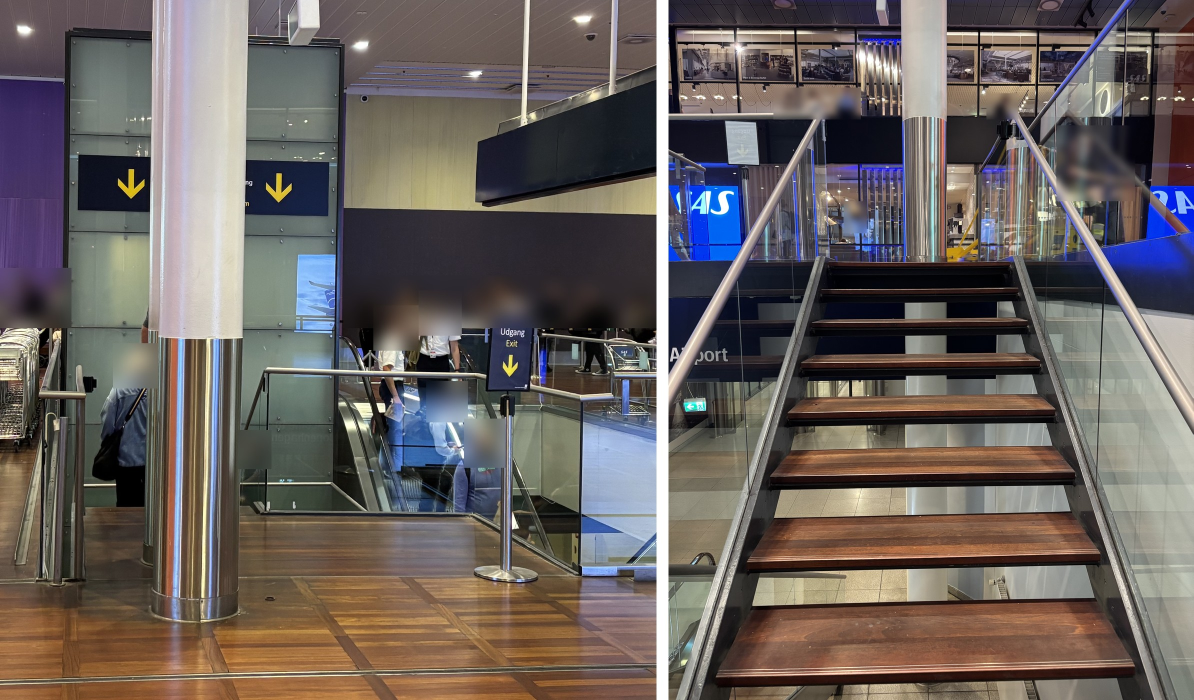
#> input picture photos/stair_column.jpg, 2387 x 1400 px (shown at 1/2 size)
$ python make_figures.py
#> lines starting #> are read from the running program, lines starting #| are printed output that depends on the picture
### src/kopenhagen/geometry.py
"""Plan view of the stair head, reconstructed from photos IMG_3394-3399.

Coordinates in metres. The stair runs along y and rises towards +y; the top
nosing sits at y = 0. The upper floor (landing + gallery) is y in [0, depth];
the gallery extends to the left (-x) of the stair. The right glass balustrade
runs along x = +W/2 from the stair foot past the column and ends at
y = glass_end, where it turns right along the void; above that line the floor
opens to the right. The observed path (user sketch) comes in from the right
through that opening, turns left around the glass end, passes the column on its
wide left side and turns back onto the stair. The left
glass balustrade ends at the top nosing, so its end point (-W/2, 0) is the
inner corner that people turn around when they come from the gallery.

All dimensions are estimates from photos (tread depth ~0.3 m as scale).
"""

from __future__ import annotations

from dataclasses import dataclass, replace

from shapely import LineString, Point, Polygon, box
from shapely.ops import unary_union


@dataclass(frozen=True)
class Layout:
    stair_width: float = 2.0  # glass to glass
    stair_length: float = 4.0  # plan length modelled below the nosing
    floor_depth: float = 5.0  # nosing to the far end of the modelled upper floor
    gallery_length: float = 6.0  # gallery left of the stair
    column_diameter: float = 0.5
    column_setback: float = 1.0  # nosing to column centre
    column_offset: float = 0.1  # column centre right of the stair axis
    glass_end: float = 2.6  # right glass ends here and turns right
    right_floor_length: float = 3.5  # floor opening to the right above glass_end
    has_column: bool = True

    def with_(self, **kw) -> Layout:
        return replace(self, **kw)

    @property
    def x_left(self) -> float:
        return -self.stair_width / 2

    @property
    def x_right(self) -> float:
        return self.stair_width / 2

    @property
    def x_gallery_end(self) -> float:
        return self.x_left - self.gallery_length

    @property
    def inner_corner(self) -> tuple[float, float]:
        return (self.x_left, 0.0)


def column(lay: Layout) -> Polygon | None:
    if not lay.has_column:
        return None
    centre = Point(lay.column_offset, lay.column_setback)
    return centre.buffer(lay.column_diameter / 2, quad_segs=16)


def walkable_area(lay: Layout) -> Polygon:
    upper = box(lay.x_gallery_end, 0.0, lay.x_right, lay.floor_depth)
    stair = box(lay.x_left, -lay.stair_length, lay.x_right, 0.0)
    right = box(lay.x_right, lay.glass_end, lay.x_right + lay.right_floor_length, lay.floor_depth)
    area = unary_union([upper, stair, right])
    col = column(lay)
    if col is not None:
        area = area.difference(col)
    return area


def glass(lay: Layout) -> dict[str, LineString]:
    foot = -lay.stair_length
    return {
        "left": LineString([(lay.x_left, foot), lay.inner_corner]),
        "right": LineString([
            (lay.x_right, foot),
            (lay.x_right, lay.glass_end),
            (lay.x_right + lay.right_floor_length, lay.glass_end),
        ]),
    }


def gaps(lay: Layout) -> dict[str, float]:
    """Clear widths around the column (model-independent check)."""
    if not lay.has_column:
        return {}
    r = lay.column_diameter / 2
    cx, cy = lay.column_offset, lay.column_setback
    to_right_glass = lay.x_right - (cx + r)
    to_corner = Point(lay.inner_corner).distance(Point(cx, cy)) - r
    return {
        "column_to_right_glass": to_right_glass,
        "column_to_inner_corner": to_corner,
        "column_to_nosing": cy - r,
    }


# [25 lines left out: functions column_bypass, lane_waypoints, not called in this run]


def far_side_waypoint(lay: Layout) -> tuple[float, float]:
    """Where people going down round the end of the right glass when keeping right."""
    return (lay.x_right + 0.4, min(lay.glass_end + 1.4, lay.floor_depth - 0.4))


# [31 lines left out: functions spawn_zone, exit_zone, not called in this run]


SCENARIOS: dict[str, Layout] = {
    "as built": Layout(),
    "no column": Layout(has_column=False),
    "column set back 2 m": Layout(column_setback=2.0),
    "column against right glass": Layout(column_offset=0.75),
}

### scripts/make_figures.py
"""Make the study figures from results/*.csv.

Usage: .venv/bin/python scripts/make_figures.py
House style without seaborn: whitegrid look, DejaVu Sans, dimgrey text, no spines.
"""

from __future__ import annotations

from pathlib import Path

import matplotlib

matplotlib.use("Agg")
import matplotlib.pyplot as plt
import numpy as np
import pandas as pd
from matplotlib.patches import Circle
from PIL import Image, ImageOps

from kopenhagen.geometry import SCENARIOS, Layout, column, gaps, glass, walkable_area

ROOT = Path(__file__).resolve().parent.parent
RES, FIG = ROOT / "results", ROOT / "figures"
GLASS = "#4575b4"
ACCENT = "#bd0c0c"
GREY = "#7f7f7f"
ORDER = ["as built", "no column", "column set back 2 m", "column against right glass"]
MARKERS = {"as built": "o", "no column": "s", "column set back 2 m": "^", "column against right glass": "D"}
COLORS = {"as built": ACCENT, "no column": "#1f253f", "column set back 2 m": "#fc8d59", "column against right glass": "#72a5b4"}


def style():
    plt.rcParams.update({
        "font.family": "DejaVu Sans",
        "axes.facecolor": "white",
        "axes.edgecolor": "white",
        "axes.grid": False,
        "axes.labelcolor": "dimgrey",
        "axes.titlecolor": "#333333",
        "xtick.color": "dimgrey",
        "ytick.color": "dimgrey",
        "xtick.major.size": 0,
        "ytick.major.size": 0,
        "legend.frameon": True,
        "legend.facecolor": "white",
        "legend.framealpha": 0.8,
        "legend.edgecolor": "lightgrey",
        "legend.labelcolor": "dimgrey",
    })


def despine(ax):
    for s in ax.spines.values():
        s.set_visible(False)
    ax.tick_params(axis="both", which="both", length=0, labelcolor="dimgrey")


def save(fig, name):
    FIG.mkdir(exist_ok=True)
    for ext in ("png", "pdf"):
        fig.savefig(FIG / f"{name}.{ext}", dpi=150, bbox_inches="tight")
    plt.close(fig)


def draw_plan(ax, lay: Layout, floor="#eeeeee"):
    area = walkable_area(lay)
    ax.fill(*area.exterior.xy, color=floor, zorder=0)
    ax.fill_between([lay.x_left, lay.x_right], -lay.stair_length, 0, color="#e2d6c8", zorder=0)
    for y in np.arange(-lay.stair_length, 0, 0.3):
        ax.plot([lay.x_left, lay.x_right], [y, y], color="white", lw=0.6, zorder=1)
    col = column(lay)
    if col is not None:
        cx, cy = col.centroid.x, col.centroid.y
        ax.add_patch(Circle((cx, cy), lay.column_diameter / 2, color="#444444", zorder=5))
    for line in glass(lay).values():
        ax.plot(*line.xy, color=GLASS, lw=3, solid_capstyle="butt", zorder=4)
    ax.set_aspect("equal")
    despine(ax)


MY_PATH = [(4.5, 3.05), (1.0, 3.05), (-0.2, 2.9), (-0.55, 2.4), (-0.65, 1.5), (-0.6, 0.9),
           (-0.4, 0.4), (-0.2, 0.0), (0.1, -0.7)]


def fig_plan():
    lay = SCENARIOS["as built"]
    fig, (a0, a1) = plt.subplots(2, 1, figsize=(10, 13), gridspec_kw={"height_ratios": [1, 1.1]})
    photo = ROOT / "photos" / "stair_column.jpg"
    a0.axis("off")
    if photo.exists():
        img = ImageOps.exif_transpose(Image.open(photo))
#> img is the input picture: PIL image 2387x1400 RGB; mean R, G, B 105.5, 97.5, 94.2
        img.thumbnail((2400, 2400))
        a0.imshow(img)
        a0.set_title("The column at the top of the stair: walking up to it (left), from below (right)",
                     loc="left", fontsize=12)

    draw_plan(a1, lay)
    g = gaps(lay)
    r = lay.column_diameter / 2
    cx, cy = lay.column_offset, lay.column_setback
    a1.annotate("", xy=(lay.x_right, cy), xytext=(cx + r, cy),
                arrowprops={"arrowstyle": "<->", "color": "dimgrey", "lw": 1.0})
    a1.text(1.15, cy, f"{g['column_to_right_glass']:.2f} m\ncolumn to glass", color="dimgrey", va="center", fontsize=9)
    a1.annotate("", xy=(cx, 0), xytext=(cx, cy - r), arrowprops={"arrowstyle": "<->", "color": "dimgrey"})
    a1.text(cx + 0.08, 0.32, f"{g['column_to_nosing']:.2f} m", color="dimgrey", fontsize=9)
    a1.annotate("", xy=(lay.x_left, -2.5), xytext=(lay.x_right, -2.5), arrowprops={"arrowstyle": "<->", "color": "dimgrey"})
    a1.text(0, -2.38, f"{lay.stair_width:.1f} m", color="dimgrey", ha="center", fontsize=9)
    a1.text(1.15, cy + 0.75, f"column ø {lay.column_diameter:.1f} m", color="dimgrey", fontsize=9)
    a1.plot(*lay.inner_corner, marker="o", ms=9, mfc="none", mec=ACCENT, mew=1.5, zorder=6)
    a1.text(lay.x_left - 0.12, -0.35, "end of the\nleft glass", color=ACCENT, ha="right", fontsize=9)
    px, py = zip(*MY_PATH, strict=True)
    a1.plot(px, py, color=ACCENT, lw=2.5, alpha=0.8, zorder=7, solid_capstyle="round")
    a1.annotate("", xy=MY_PATH[-1], xytext=MY_PATH[-2],
                arrowprops={"arrowstyle": "-|>", "color": ACCENT, "lw": 2.5, "mutation_scale": 18}, zorder=7)
    a1.text(3.0, 3.35, "the route walked", color=ACCENT, ha="center", fontsize=9)
    a1.text(0, -3.7, "stair down", color="dimgrey", ha="center", fontsize=9)
    a1.text(-3.0, 0.9, "gallery", color="dimgrey", ha="center", fontsize=9)
    a1.text(3.0, 1.2, "void", color="dimgrey", ha="center", fontsize=9)
    a1.plot([], [], color=GLASS, lw=3, label="glass balustrade")
    a1.legend(loc="lower left", fontsize=9)
    a1.set_xlim(-4, 4.6)
    a1.set_ylim(-4, 5)
    a1.set_xlabel("m")
    a1.set_title("Plan used in the simulation (estimated from photos)", loc="left", fontsize=12)
    save(fig, "fig1_plan")
#> the loop in save, `for ext in ("png", "pdf"):` made 2 passes
#> pass 1, in save, `fig.savefig(FIG / f"{name}.{ext}", dpi=150, bbox_inches="tight")`:
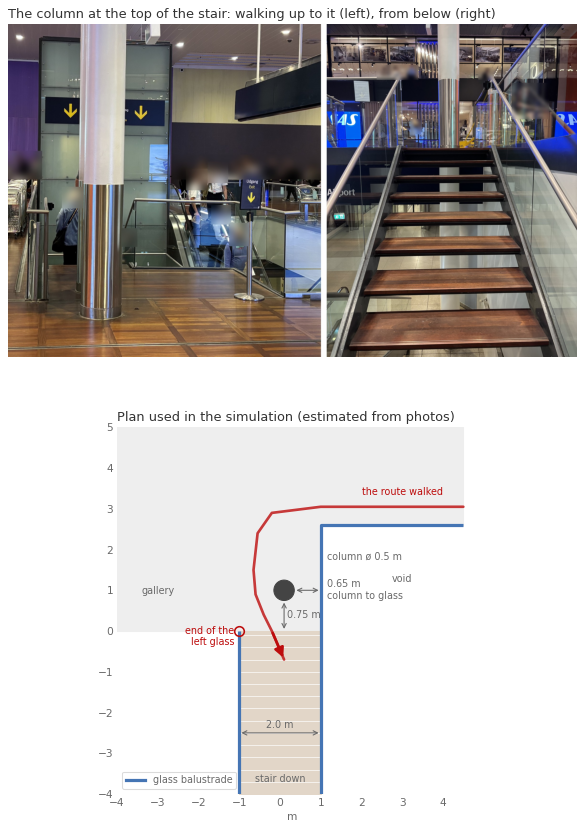
#> figure drawn by matplotlib, 2 panels


def fig_trajectories():
#> (the run stopped early here; a loop or call above may not have finished)

$ run again, with photos/stair_from_below.jpg copied over photos/stair_column.jpg
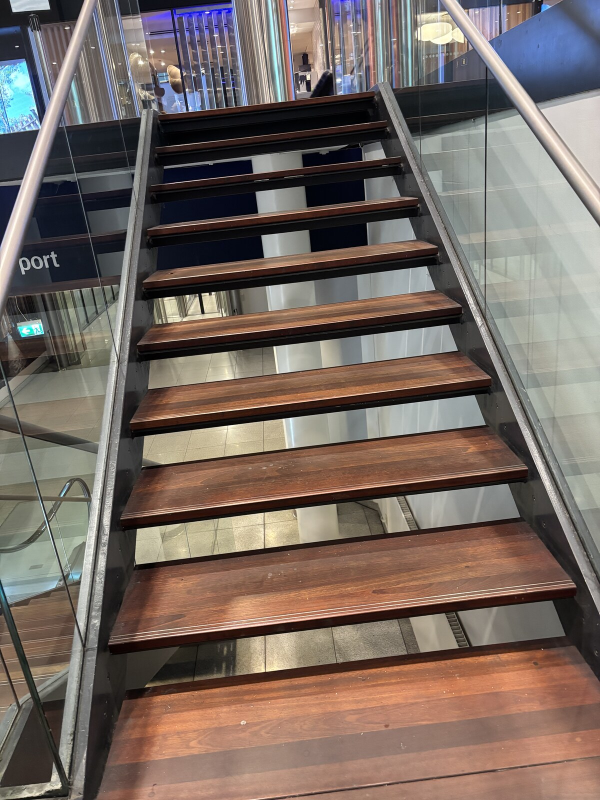
#> input picture photos/stair_from_below.jpg, 1200 x 1600 px (shown at 1/2 size)
#> in fig_plan, img is the input picture: PIL image 1200x1600 RGB; mean R, G, B 119.3, 106, 98.5
#> the loop in save, `for ext in ("png", "pdf"):` made 2 passes
#> pass 1, in save, `fig.savefig(FIG / f"{name}.{ext}", dpi=150, bbox_inches="tight")`:
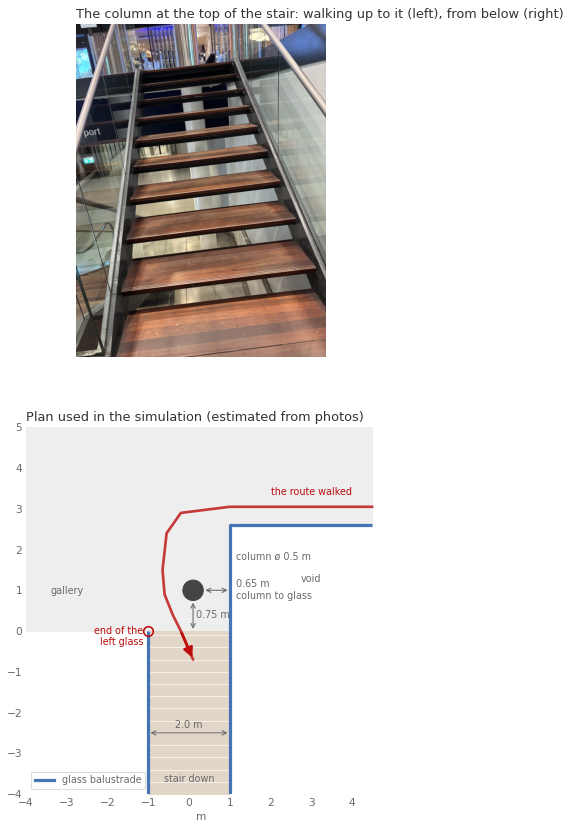
#> figure drawn by matplotlib, 2 panels
